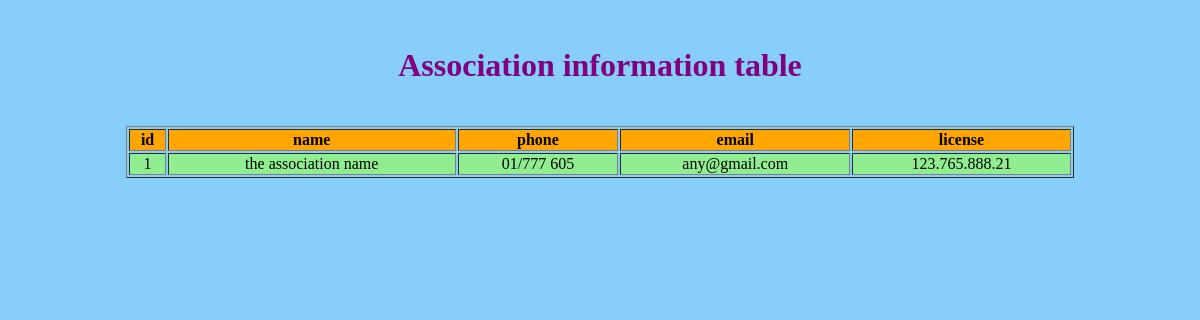
Page /get_association_donation.php on the committed database.
### tables this page shows
CREATE TABLE `association_donation` (
  `id` int(11) NOT NULL,
  `name` varchar(60) NOT NULL,
  `phone` varchar(30) NOT NULL,
  `email` varchar(50) NOT NULL,
  `license` varchar(80) NOT NULL
);

### get_association_donation.php (the view, shortened to what this page needs)
<!DOCTYPE html>
<html>
<head>
</head>
<body>
<?php
include("dbconnect.php");
 $getassociation="select *  from association_donation ";
$resultarray=mysqli_query($conn, $getassociation);
?>
	<table border="1" align="center">
		<tr><th>id</th><th>name</th><th>phone</th><th>email</th><th>license</th></tr>
<?php
echo "<br><h1>Association information table</h1>";
while($row=mysqli_fetch_array($resultarray)){
echo "	<tr>
<td>".$row['id']."</td>
<td>".$row['name']."</td>
<td>".$row['phone']."</td>
<td>".$row['email']."</td>
<td>".$row['license']."</td>
</tr>";
}
 ?>
	</table>
</body>
</html>

### get_association_donation.php (style rules this page uses)
table th { background-color:orange; }
table td { background-color: lightgreen; }
table { text-align: center; width: 80%; }
table { text-align: center; width: 80%; margin-top: 3.5%; border-style: color: gold; border: 3px solid color: gold; }
body { background-color: lightskyblue; }
h1 { text-align: center; color: purple; }

### rows in the picture
association_donation: id "1", name "the association name", phone "01/777 605", email "any@gmail.com", license "123.765.888.21"
